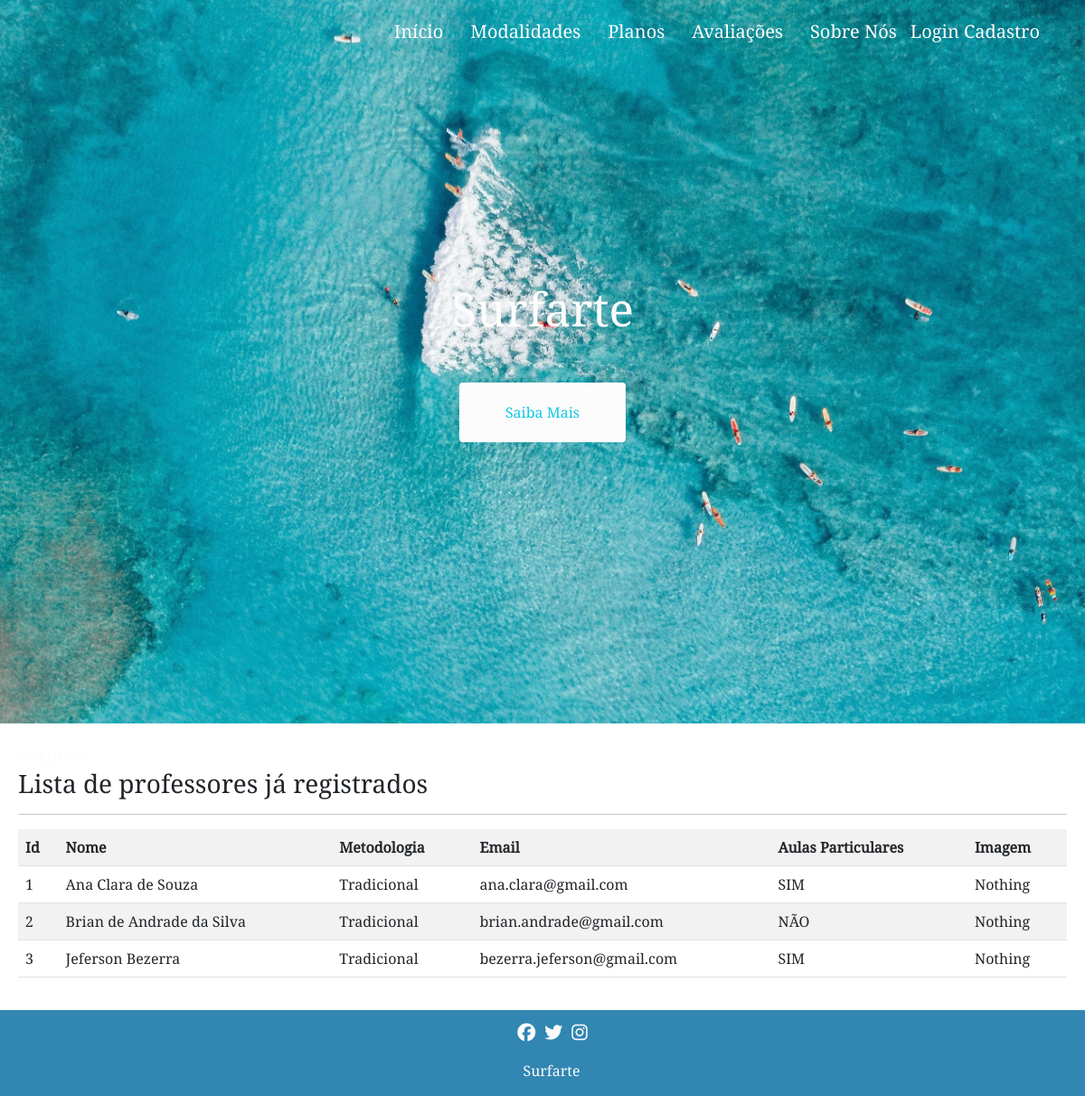
Page /exibir/professor/ on the earlier database version.
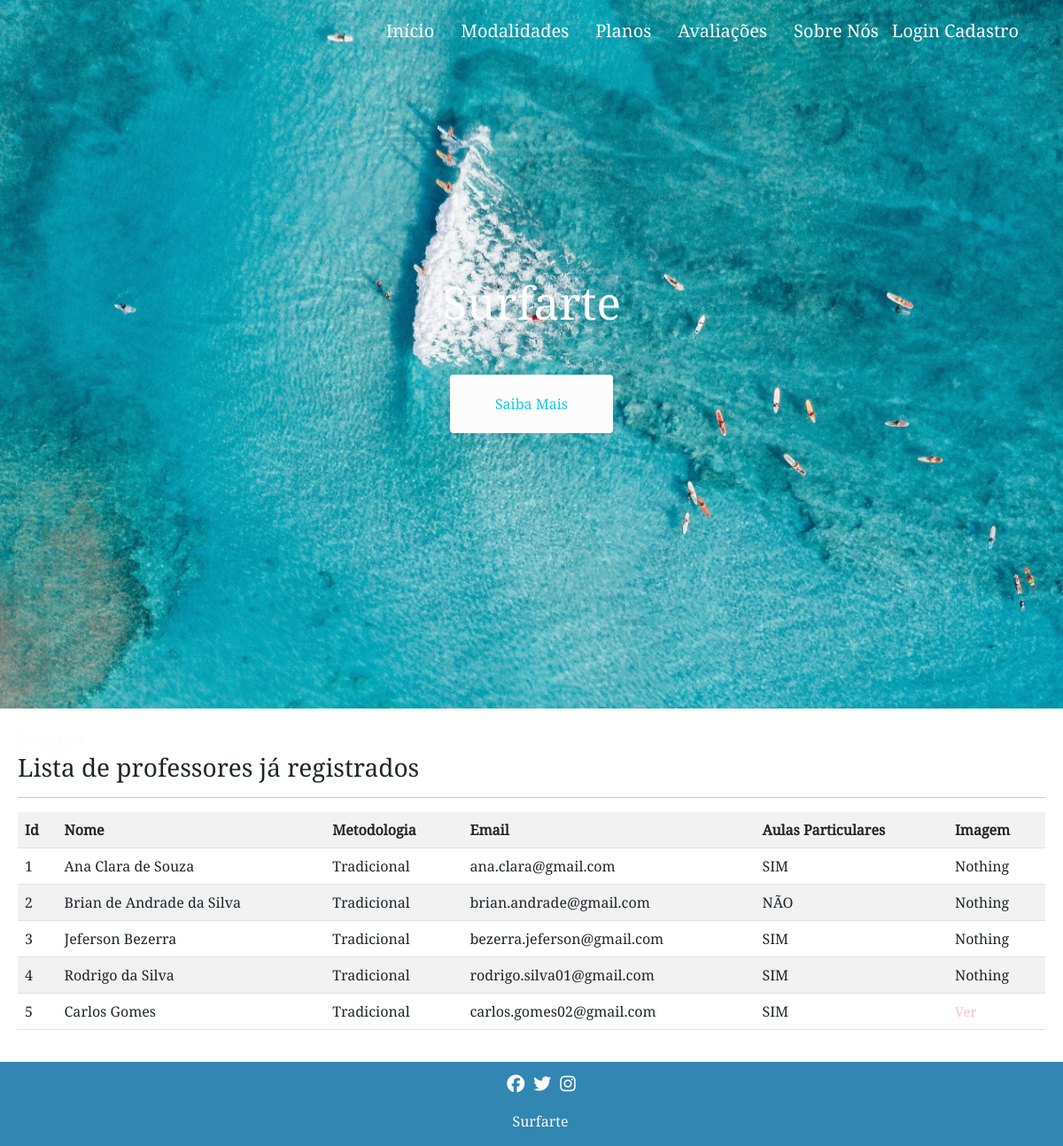
Same page on the later database version.
### cadastros/models.py (models this page shows, shortened)
class Professor(models.Model):
    SIM = 'SIM'
    NAO = 'NÃO'
    yes_or_no = [(SIM, 'SIM'), (NAO, 'NÃO') ]
    nome = models.CharField(max_length=50)
    metodologia = models.CharField(max_length=50)
    email = models.EmailField()
    aula = models.CharField(
        max_length=3,
        choices=yes_or_no,
        verbose_name='Aulas particulares?'
    )
    foto = models.FileField(upload_to='imgs/', blank=True)

### cadastros/views.py (the view)
# urls.py: path('exibir/professor/', ProfessorList.as_view(), name='exibir-professor'),
class ProfessorList(ListView):
    model = Professor
    template_name = 'cadastros/listas/professor.html'

### cadastros/templates/cadastros/listas/professor.html (shortened to what this page needs)
{% extends 'modelo.html' %}
{% load static %}
{% block main %}
<link rel="stylesheet" type="text/css" href="{% static 'css/estilo_listas.css' %}">
<main>
    <a href="#">Socorro</a>
    <h3>Lista de professores já registrados</h3>
    <hr>
    <div class="table-responsive">
        <table class="table table-striped">
            <tr>
                <th>Id</th>
                <th>Nome</th>
                <th>Metodologia</th>
                <th>Email</th>
                <th>Aulas Particulares</th>
                <th>Imagem</th>
            </tr>
            {% for professor in object_list %}
            <tr>
                <td>{{ professor.pk }}</td>
                <td>{{ professor.nome }}</td>
                <td>{{ professor.metodologia }}</td>
                <td>{{ professor.email }}</td>
                <td>{{ professor.aula }}</td>
                {% if professor.foto %}
                    <td><a href="{{ professor.foto.url }}" class="imagem-professor" style="color: black; font-size: 15px;">Ver</a></td>
                {% else %}
                    <td>Nothing</td>
                {% endif %}
            </tr>
            {% empty %}
            <tr>
                <td colspan="5">Nenhum campo registrado!</td>
            </tr>
            {% endfor %}
        </table>
    </div>
</main>
{% endblock %}

### paginas/templates/modelo.html (shortened to what this page needs)
{% load static %}
<!DOCTYPE html>
<html lang="pt-br">
	<head>
		<link href="https://cdn.jsdelivr.net/npm/bootstrap@5.1.3/dist/css/bootstrap.min.css" rel="stylesheet">
		<link rel="stylesheet" href="path/to/font-awesome/css/font-awesome.min.css">
		<link rel="stylesheet" type="text/css" href="{% static 'css/estilo.css' %}">
        <link rel="stylesheet" type="text/css" href="https://cdn.datatables.net/v/bs5/dt-1.11.5/datatables.min.css"/>
	</head>
	<body>
        {% block cabeçalho %}
		<header>
			<nav>
				<li><a href="{% url 'Página Inicial' %}">Início</a></li>
				<li><a href="{% url 'Modalidades' %}">Modalidades</a></li>
				<li><a href="{% url 'exibir-plano' %}">Planos</a></li>
				<li><a href="{% url 'exibir-avaliacao' %}">Avaliações</a></li>
				<li><a href="{% url 'exibir-professor' %}">Sobre Nós</a></li>
				{% if request.user.is_authenticated %}
				<li>
					<div class="dropdown">
						<button class="btn btn-secondary dropdown-toggle" type="button" id="dropdownMenuButton1" data-bs-toggle="dropdown" aria-expanded="false">
                  			<span>{{ request.user }}</span>
                		</button>
                		<ul class="dropdown-menu" aria-labelledby="dropdownMenuButton1">
                  			<li><a class="dropdown-item" href="#">Meus dados</a></li>
                  			<li><a class="dropdown-item" href="{% url 'editar-dados' %}">Alterar meus dados</a></li>
                  			<li><a class="dropdown-item" href="{% url 'logout' %}">Sair</a></li>
                		</ul>
	                </div>
				</li>
				{% else %}
              	<br>
              	<a href="{% url 'login' %}" style="margin-right: 5px;">Login</a>
				<a href="{% url 'registrar' %}">Cadastro</a>
              	{% endif %}
			</nav>
		</header>
		<section class="texto_principal">
			<h1>Surfarte</h1>
			<a class="btn" href="">Saiba Mais</a>
		</section>
        {% endblock %}
        {% block main %}{% endblock %}
		{% block footer %}
		<footer>
			<ul>
				<li><a href=""><i class="fa fa-facebook-official" aria-hidden="true"></i></a></li>
				<li><a href=""><i class="fa fa-twitter" aria-hidden="true"></i></i></a></li>
				<li><a href=""><i class="fa fa-instagram" aria-hidden="true"></i></i></i></a></li>
			</ul>
			<p>Surfarte</p>
		</footer>
        {%endblock %}
	</body>
</html>

### static/css/estilo.css (style rules this page uses)
* { margin: 0; font-size: 100%; padding: 0; box-sizing: border-box;font-family: 'NotoS'; }
a { text-decoration: none; opacity: 1; color: #FCFCFC; font-size: 20px; }
ul,nav { list-style: none; }
li { text-decoration: none; }
header { width: 100%; position: absolute; left: 0; top: 0; display: flex; justify-content: flex-end; padding: 20px 50px; align-items: center; }
header nav { display: flex; }
header li { margin: 0 15px; }
header li:first-child { margin-left: 0; }
.texto_principal { background-image: url(../img/foto_principal.jpg); background-size: cover; background-repeat: no-repeat;; min-height: 60vh; color: #FCFCFC; min-height: 100vh; display: flex; justify-content: center; align-items: center; flex-direction: column; animation-timing-function: ease-out; }
.texto_principal h1 { font-size: 3.2rem; margin-bottom: 50px; }
.texto_principal .btn { background-color: #FCFCFC; border-radius: 4px; padding: 20px 50px; color: #0FC9E7; }
footer { background-color: #3186B2; display: flex;flex-direction: column; padding: -5px;align-items: center; }
footer ul { display:flex; margin-bottom: 15px; padding-top:10px; }
footer ul li { margin-right: 10px; }
footer ul li:last-child { margin-bottom: 0; }
footer p { color: #FCFCFC; text-align: center; padding-left: 20px; }

### static/css/estilo_listas.css (style rules this page uses)
main { margin: 20px; }
main .table-responsive table tr .imagem-professor { font-size: 5px; color: black; }
.imagem-professor { color: pink !important }

Differences in the rows shown:
added Professor: pk "4", nome "Rodrigo da Silva", metodologia "Tradicional", email "rodrigo.silva01@gmail.com", aula "SIM", foto "Nothing"
added Professor: pk "5", nome "Carlos Gomes", metodologia "Tradicional", email "carlos.gomes02@gmail.com", aula "SIM"
